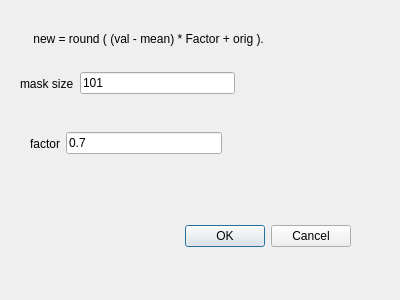
<?xml version="1.0" encoding="UTF-8"?>
<ui version="4.0">
 <class>IlluminateDialog</class>
 <widget class="QDialog" name="IlluminateDialog">
  <property name="geometry">
   <rect>
    <x>0</x>
    <y>0</y>
    <width>400</width>
    <height>300</height>
   </rect>
  </property>
  <property name="windowTitle">
   <string>Dialog</string>
  </property>
  <widget class="QDialogButtonBox" name="buttonBox">
   <property name="geometry">
    <rect>
     <x>10</x>
     <y>220</y>
     <width>341</width>
     <height>32</height>
    </rect>
   </property>
   <property name="orientation">
    <enum>Qt::Horizontal</enum>
   </property>
   <property name="standardButtons">
    <set>QDialogButtonBox::Cancel|QDialogButtonBox::Ok</set>
   </property>
  </widget>
  <widget class="QLabel" name="label_3">
   <property name="geometry">
    <rect>
     <x>30</x>
     <y>30</y>
     <width>331</width>
     <height>17</height>
    </rect>
   </property>
   <property name="text">
    <string> new = round ( (val - mean) * Factor + orig ).</string>
   </property>
  </widget>
  <widget class="QWidget" name="">
   <property name="geometry">
    <rect>
     <x>20</x>
     <y>70</y>
     <width>215</width>
     <height>27</height>
    </rect>
   </property>
   <layout class="QHBoxLayout" name="horizontalLayout">
    <item>
     <widget class="QLabel" name="label">
      <property name="text">
       <string>mask size</string>
      </property>
     </widget>
    </item>
    <item>
     <widget class="QLineEdit" name="lineEdit">
      <property name="text">
       <string>101</string>
      </property>
     </widget>
    </item>
   </layout>
  </widget>
  <widget class="QWidget" name="">
   <property name="geometry">
    <rect>
     <x>30</x>
     <y>130</y>
     <width>192</width>
     <height>27</height>
    </rect>
   </property>
   <layout class="QHBoxLayout" name="horizontalLayout_2">
    <item>
     <widget class="QLabel" name="label_2">
      <property name="text">
       <string>factor</string>
      </property>
     </widget>
    </item>
    <item>
     <widget class="QLineEdit" name="lineEdit_2">
      <property name="text">
       <string>0.7</string>
      </property>
     </widget>
    </item>
   </layout>
  </widget>
 </widget>
 <resources/>
 <connections>
  <connection>
   <sender>buttonBox</sender>
   <signal>accepted()</signal>
   <receiver>IlluminateDialog</receiver>
   <slot>accept()</slot>
   <hints>
    <hint type="sourcelabel">
     <x>248</x>
     <y>254</y>
    </hint>
    <hint type="destinationlabel">
     <x>157</x>
     <y>274</y>
    </hint>
   </hints>
  </connection>
  <connection>
   <sender>buttonBox</sender>
   <signal>rejected()</signal>
   <receiver>IlluminateDialog</receiver>
   <slot>reject()</slot>
   <hints>
    <hint type="sourcelabel">
     <x>316</x>
     <y>260</y>
    </hint>
    <hint type="destinationlabel">
     <x>286</x>
     <y>274</y>
    </hint>
   </hints>
  </connection>
 </connections>
</ui>
